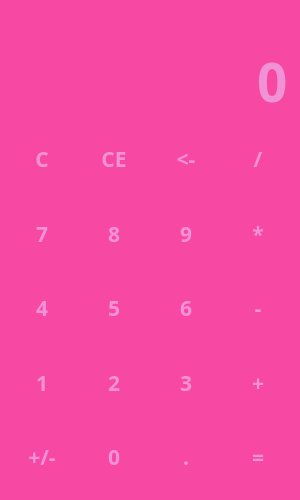
<?xml version="1.0" encoding="UTF-8"?>
<ui version="4.0">
 <class>MainWindow</class>
 <widget class="QMainWindow" name="MainWindow">
  <property name="geometry">
   <rect>
    <x>0</x>
    <y>0</y>
    <width>300</width>
    <height>500</height>
   </rect>
  </property>
  <property name="minimumSize">
   <size>
    <width>300</width>
    <height>500</height>
   </size>
  </property>
  <property name="windowTitle">
   <string>bebra_calc</string>
  </property>
  <property name="windowIcon">
   <iconset resource="files.qrc">
    <normaloff>:/Icons/calculate_FILL0_wght400_GRAD0_opsz48.png</normaloff>:/Icons/calculate_FILL0_wght400_GRAD0_opsz48.png</iconset>
  </property>
  <property name="styleSheet">
   <string notr="true">QWidget {
    color:rgb(241, 146, 215);;
	background-color: #f749a3;
	font-family: Rubik;
    font-size: 16pt;
    font-weight: 520;
}

QPushButton{
    background-color: transparent;
    border: none;
}

QPushButton:hover{
    background-color: rgb(66, 207, 246);
}

QPushButton:pressed{
    background-color: rgb(40, 136, 240);
}</string>
  </property>
  <widget class="QWidget" name="centralwidget">
   <property name="layoutDirection">
    <enum>Qt::LeftToRight</enum>
   </property>
   <layout class="QVBoxLayout" name="verticalLayout">
    <item>
     <widget class="QLabel" name="lbl_temp">
      <property name="sizePolicy">
       <sizepolicy hsizetype="Preferred" vsizetype="Maximum">
        <horstretch>0</horstretch>
        <verstretch>0</verstretch>
       </sizepolicy>
      </property>
      <property name="styleSheet">
       <string notr="true">color:rgb(241, 146, 215);
</string>
      </property>
      <property name="text">
       <string/>
      </property>
      <property name="alignment">
       <set>Qt::AlignRight|Qt::AlignTrailing|Qt::AlignVCenter</set>
      </property>
     </widget>
    </item>
    <item>
     <widget class="QLineEdit" name="le_entry">
      <property name="sizePolicy">
       <sizepolicy hsizetype="Expanding" vsizetype="Maximum">
        <horstretch>0</horstretch>
        <verstretch>0</verstretch>
       </sizepolicy>
      </property>
      <property name="styleSheet">
       <string notr="true">font-size: 40pt;
border: none;</string>
      </property>
      <property name="text">
       <string>0</string>
      </property>
      <property name="maxLength">
       <number>10</number>
      </property>
      <property name="alignment">
       <set>Qt::AlignRight|Qt::AlignTrailing|Qt::AlignVCenter</set>
      </property>
      <property name="readOnly">
       <bool>true</bool>
      </property>
     </widget>
    </item>
    <item>
     <layout class="QGridLayout" name="layout_buttons">
      <item row="1" column="0">
       <widget class="QPushButton" name="btn_7">
        <property name="sizePolicy">
         <sizepolicy hsizetype="Minimum" vsizetype="Expanding">
          <horstretch>0</horstretch>
          <verstretch>0</verstretch>
         </sizepolicy>
        </property>
        <property name="text">
         <string>7</string>
        </property>
        <property name="shortcut">
         <string>7</string>
        </property>
       </widget>
      </item>
      <item row="2" column="0">
       <widget class="QPushButton" name="btn_4">
        <property name="sizePolicy">
         <sizepolicy hsizetype="Minimum" vsizetype="Expanding">
          <horstretch>0</horstretch>
          <verstretch>0</verstretch>
         </sizepolicy>
        </property>
        <property name="text">
         <string>4</string>
        </property>
        <property name="shortcut">
         <string>4</string>
        </property>
       </widget>
      </item>
      <item row="0" column="2">
       <widget class="QPushButton" name="btn_backspace">
        <property name="sizePolicy">
         <sizepolicy hsizetype="Minimum" vsizetype="Expanding">
          <horstretch>0</horstretch>
          <verstretch>0</verstretch>
         </sizepolicy>
        </property>
        <property name="styleSheet">
         <string notr="true"/>
        </property>
        <property name="text">
         <string>&lt;-</string>
        </property>
        <property name="shortcut">
         <string>Backspace</string>
        </property>
       </widget>
      </item>
      <item row="0" column="0">
       <widget class="QPushButton" name="btn_clear">
        <property name="sizePolicy">
         <sizepolicy hsizetype="Minimum" vsizetype="Expanding">
          <horstretch>0</horstretch>
          <verstretch>0</verstretch>
         </sizepolicy>
        </property>
        <property name="cursor">
         <cursorShape>PointingHandCursor</cursorShape>
        </property>
        <property name="text">
         <string>C</string>
        </property>
       </widget>
      </item>
      <item row="0" column="1">
       <widget class="QPushButton" name="btn_ce">
        <property name="sizePolicy">
         <sizepolicy hsizetype="Minimum" vsizetype="Expanding">
          <horstretch>0</horstretch>
          <verstretch>0</verstretch>
         </sizepolicy>
        </property>
        <property name="text">
         <string>CE</string>
        </property>
        <property name="shortcut">
         <string>Del</string>
        </property>
       </widget>
      </item>
      <item row="0" column="3">
       <widget class="QPushButton" name="btn_div">
        <property name="sizePolicy">
         <sizepolicy hsizetype="Minimum" vsizetype="Expanding">
          <horstretch>0</horstretch>
          <verstretch>0</verstretch>
         </sizepolicy>
        </property>
        <property name="text">
         <string>/</string>
        </property>
        <property name="shortcut">
         <string>/</string>
        </property>
       </widget>
      </item>
      <item row="2" column="2">
       <widget class="QPushButton" name="btn_6">
        <property name="sizePolicy">
         <sizepolicy hsizetype="Minimum" vsizetype="Expanding">
          <horstretch>0</horstretch>
          <verstretch>0</verstretch>
         </sizepolicy>
        </property>
        <property name="text">
         <string>6</string>
        </property>
        <property name="shortcut">
         <string>6</string>
        </property>
       </widget>
      </item>
      <item row="3" column="2">
       <widget class="QPushButton" name="btn_3">
        <property name="sizePolicy">
         <sizepolicy hsizetype="Minimum" vsizetype="Expanding">
          <horstretch>0</horstretch>
          <verstretch>0</verstretch>
         </sizepolicy>
        </property>
        <property name="text">
         <string>3</string>
        </property>
        <property name="shortcut">
         <string>3</string>
        </property>
       </widget>
      </item>
      <item row="1" column="3">
       <widget class="QPushButton" name="btn_mul">
        <property name="sizePolicy">
         <sizepolicy hsizetype="Minimum" vsizetype="Expanding">
          <horstretch>0</horstretch>
          <verstretch>0</verstretch>
         </sizepolicy>
        </property>
        <property name="text">
         <string>*</string>
        </property>
        <property name="shortcut">
         <string>*</string>
        </property>
       </widget>
      </item>
      <item row="2" column="3">
       <widget class="QPushButton" name="btn_sub">
        <property name="sizePolicy">
         <sizepolicy hsizetype="Minimum" vsizetype="Expanding">
          <horstretch>0</horstretch>
          <verstretch>0</verstretch>
         </sizepolicy>
        </property>
        <property name="text">
         <string>-</string>
        </property>
        <property name="shortcut">
         <string>-</string>
        </property>
       </widget>
      </item>
      <item row="1" column="2">
       <widget class="QPushButton" name="btn_9">
        <property name="sizePolicy">
         <sizepolicy hsizetype="Minimum" vsizetype="Expanding">
          <horstretch>0</horstretch>
          <verstretch>0</verstretch>
         </sizepolicy>
        </property>
        <property name="text">
         <string>9</string>
        </property>
        <property name="shortcut">
         <string>9</string>
        </property>
       </widget>
      </item>
      <item row="3" column="3">
       <widget class="QPushButton" name="btn_plus">
        <property name="sizePolicy">
         <sizepolicy hsizetype="Minimum" vsizetype="Expanding">
          <horstretch>0</horstretch>
          <verstretch>0</verstretch>
         </sizepolicy>
        </property>
        <property name="text">
         <string>+</string>
        </property>
        <property name="shortcut">
         <string>+</string>
        </property>
       </widget>
      </item>
      <item row="1" column="1">
       <widget class="QPushButton" name="btn_8">
        <property name="sizePolicy">
         <sizepolicy hsizetype="Minimum" vsizetype="Expanding">
          <horstretch>0</horstretch>
          <verstretch>0</verstretch>
         </sizepolicy>
        </property>
        <property name="text">
         <string>8</string>
        </property>
        <property name="shortcut">
         <string>8</string>
        </property>
       </widget>
      </item>
      <item row="3" column="1">
       <widget class="QPushButton" name="btn_2">
        <property name="sizePolicy">
         <sizepolicy hsizetype="Minimum" vsizetype="Expanding">
          <horstretch>0</horstretch>
          <verstretch>0</verstretch>
         </sizepolicy>
        </property>
        <property name="text">
         <string>2</string>
        </property>
        <property name="shortcut">
         <string>2</string>
        </property>
       </widget>
      </item>
      <item row="2" column="1">
       <widget class="QPushButton" name="btn_5">
        <property name="sizePolicy">
         <sizepolicy hsizetype="Minimum" vsizetype="Expanding">
          <horstretch>0</horstretch>
          <verstretch>0</verstretch>
         </sizepolicy>
        </property>
        <property name="text">
         <string>5</string>
        </property>
        <property name="shortcut">
         <string>5</string>
        </property>
       </widget>
      </item>
      <item row="3" column="0">
       <widget class="QPushButton" name="btn_1">
        <property name="sizePolicy">
         <sizepolicy hsizetype="Minimum" vsizetype="Expanding">
          <horstretch>0</horstretch>
          <verstretch>0</verstretch>
         </sizepolicy>
        </property>
        <property name="text">
         <string>1</string>
        </property>
        <property name="shortcut">
         <string>1</string>
        </property>
       </widget>
      </item>
      <item row="4" column="3">
       <widget class="QPushButton" name="btn_calc">
        <property name="sizePolicy">
         <sizepolicy hsizetype="Minimum" vsizetype="Expanding">
          <horstretch>0</horstretch>
          <verstretch>0</verstretch>
         </sizepolicy>
        </property>
        <property name="text">
         <string>=</string>
        </property>
        <property name="shortcut">
         <string>=</string>
        </property>
       </widget>
      </item>
      <item row="4" column="0">
       <widget class="QPushButton" name="btn_neg">
        <property name="sizePolicy">
         <sizepolicy hsizetype="Minimum" vsizetype="Expanding">
          <horstretch>0</horstretch>
          <verstretch>0</verstretch>
         </sizepolicy>
        </property>
        <property name="text">
         <string>+/-</string>
        </property>
       </widget>
      </item>
      <item row="4" column="1">
       <widget class="QPushButton" name="btn_0">
        <property name="sizePolicy">
         <sizepolicy hsizetype="Minimum" vsizetype="Expanding">
          <horstretch>0</horstretch>
          <verstretch>0</verstretch>
         </sizepolicy>
        </property>
        <property name="text">
         <string>0</string>
        </property>
        <property name="shortcut">
         <string>0</string>
        </property>
       </widget>
      </item>
      <item row="4" column="2">
       <widget class="QPushButton" name="btn_dot">
        <property name="sizePolicy">
         <sizepolicy hsizetype="Minimum" vsizetype="Expanding">
          <horstretch>0</horstretch>
          <verstretch>0</verstretch>
         </sizepolicy>
        </property>
        <property name="text">
         <string>.</string>
        </property>
        <property name="shortcut">
         <string>.</string>
        </property>
       </widget>
      </item>
     </layout>
    </item>
   </layout>
  </widget>
 </widget>
 <resources>
  <include location="files.qrc"/>
 </resources>
 <connections/>
</ui>
